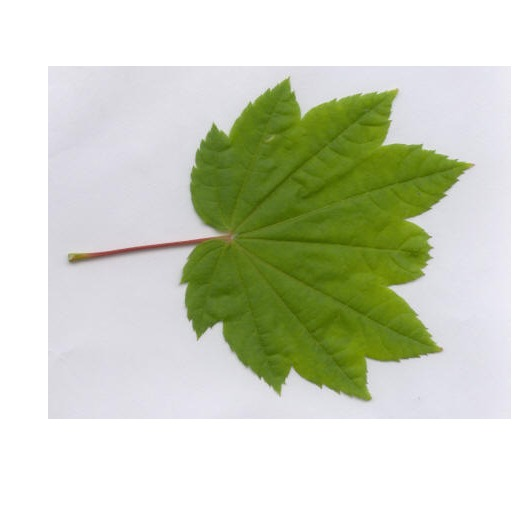
#> input picture train/circinatum/0.Jpg, 512 x 512 px, found by its file name; its folder holds only this picture in this run
$ python training.py   (older library calls are emulated)
#> lines starting #> are read from the running program, lines starting #| are printed output that depends on the picture
from sklearn.preprocessing import LabelEncoder
import numpy as np
import mahotas
import cv2
import os
import h5py

train_path = "train"
fixed_size = tuple((500, 500))
h5_data = 'output/data.h5'
h5_labels = 'output/labels.h5'
bins = 8

# local feature
def gen_sift_features(img):
    gray = cv2.cvtColor(img, cv2.COLOR_BGR2GRAY)
    sift = cv2.xfeatures2d.SIFT_create()
    # kp is the keypoint
    # desc is the SIFT descriptors, they're 128-dimensional vectors
    # that we can use for our final features
    kp, desc = sift.detectAndCompute(gray, None)
    return kp, desc


# global feature corner count
def get_corners(image):
    # convert image to gray scale image
    gray = cv2.cvtColor(image, cv2.COLOR_BGR2GRAY)
    # detect corners with the goodFeaturesToTrack function
    feature_params = dict(maxCorners=100, qualityLevel=0.6, minDistance=7, blockSize=7)
    corners = cv2.goodFeaturesToTrack(gray, mask=None, **feature_params)
    corners = np.int0(corners)
    return len(corners)


# global feature Hu Moments
def fd_hu_moments(image):
    image = cv2.cvtColor(image, cv2.COLOR_BGR2GRAY)
    feature = cv2.HuMoments(cv2.moments(image)).flatten()
    return feature


# global feature Haralick Texture
def fd_haralick(image):
    # convert the image to grayscale
    gray = cv2.cvtColor(image, cv2.COLOR_BGR2GRAY)
    # compute the haralick texture feature vector
    haralick = mahotas.features.haralick(gray).mean(axis=0)
    return haralick


# global feature Color Histogram
def fd_histogram(image, mask=None):
    # convert the image to HSV color-space
    image = cv2.cvtColor(image, cv2.COLOR_BGR2HSV)
    # compute the color histogram
    hist = cv2.calcHist([image], [0, 1, 2], None, [bins, bins, bins], [0, 256, 0, 256, 0, 256])
    # normalize the histogram
    cv2.normalize(hist, hist)
    return hist.flatten()


if __name__ == '__main__':
    # img= cv2.imread("isolated\\circinatum\\l01.jpg")
    # fd_hu_moments(img)

    # get the training labels
    train_labels = os.listdir(train_path)
    # sort the training labels
    train_labels.sort()

    # empty lists to hold feature vectors and labels
    global_features = []
    labels = []

    # loop over the training data sub-folders
    for training_name in train_labels:
        dir = train_path + "//" + training_name
        # get the current training label
        current_label = training_name
        num_files = len([f for f in os.listdir(train_path + "//" + training_name) if
                         os.path.isfile(os.path.join(train_path + "//" + training_name, f))])

        # loop over the images in each sub-folder
        for x in range(num_files):
            # get the image file name
            file = dir + "/" + str(x) + ".jpg"

            # read the image and resize it to a fixed-size
            image = cv2.imread(file)
#> image is the input picture: shape (512, 512, 3); mean B, G, R 190.3, 210.4, 204.5
            image = cv2.resize(image, fixed_size)
#> image: shape (500, 500, 3)

            hu_moments = fd_hu_moments(image)
#> in fd_hu_moments, `image = cv2.cvtColor(image, cv2.COLOR_BGR2GRAY)`:
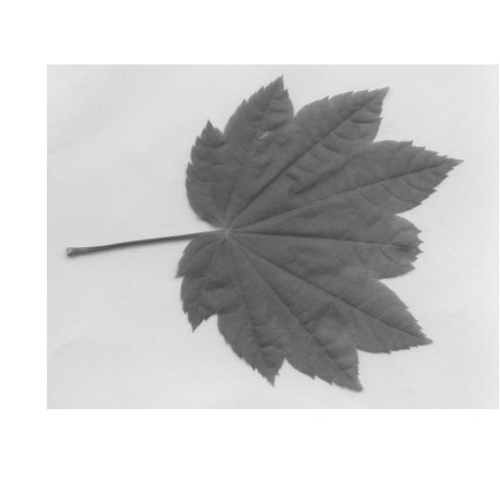
#> image: shape (500, 500); min 67, max 255, mean 206.3
#> in fd_hu_moments, `feature = cv2.HuMoments(cv2.moments(image)).flatten()`: feature = [0.000912, 3.73e-10, 3.31e-14, 2.32e-12, -6.43e-25, -4.01e-17, 3.47e-27]
#> hu_moments has the same summary as feature in fd_hu_moments
#> (the run stopped early here; a loop or call above may not have finished)

$ run again, on train/garryana/0.Jpg
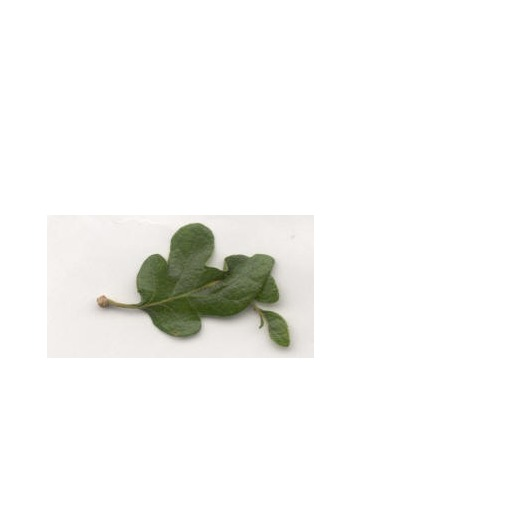
#> input picture train/garryana/0.Jpg, 512 x 512 px, found by its file name
#> image is the input picture: shape (512, 512, 3); mean B, G, R 244, 246, 245.9
#> in fd_hu_moments, `image = cv2.cvtColor(image, cv2.COLOR_BGR2GRAY)`:
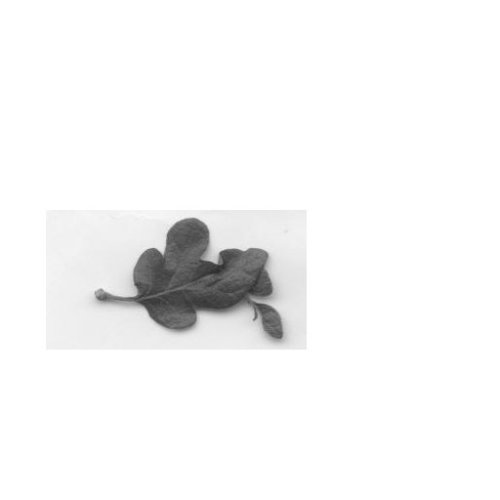
#> image: shape (500, 500); min 44, max 255, mean 245.7
#> feature = [0.000699, 1.04e-11, 2.38e-15, 1.29e-13, -1.59e-27, -3.82e-19, -1.62e-27]
#> hu_moments has the same summary as feature in fd_hu_moments
